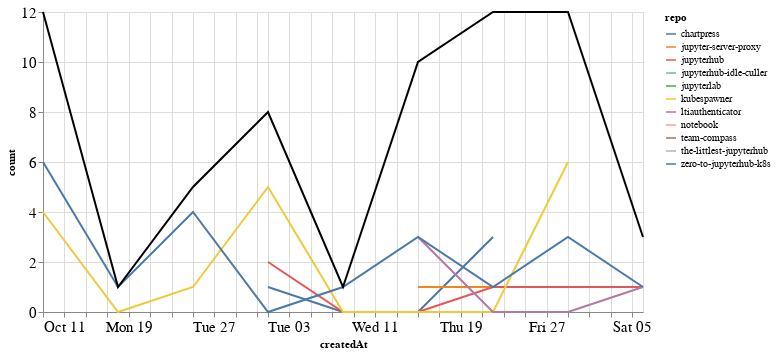

Here is the notebook cell this chart was saved with:
### Markdown cell above
### Comments

### Code cell
comments_time = comments.groupby('repo').resample('W', on='createdAt').count()['author'].reset_index()
comments_time = comments_time.rename(columns={'author': 'count'})
comments_time_total = comments_time.groupby('createdAt').agg({"count": "sum"}).reset_index()
ch1 = alt.Chart(comments_time, width=600).mark_line().encode(
    x='createdAt',
    y='count',
    color='repo',
    tooltip="repo"
)

ch2 = alt.Chart(comments_time_total, width=600).mark_line(color="black").encode(
    x='createdAt',
    y='count',
)

ch1 + ch2

### Figure 1 — Vega-Lite specification as saved in the notebook (floating-point values rounded to 4 significant figures)
{"config": {"axisLeft": {"labelFontSize": 15}, "axisBottom": {"labelFontSize": 15}}, "layer": [{"data": {"name": "data-f4292cdca5be86230d93089c442b8cbe"}, "mark": "line", "encoding": {"color": {"type": "nominal", "field": "repo"}, "tooltip": {"type": "nominal", "field": "repo"}, "x": {"type": "temporal", "field": "createdAt"}, "y": {"type": "quantitative", "field": "count"}}, "width": 600}, {"data": {"name": "data-92d93b4cffb2579732b32f5851ef2a01"}, "mark": {"type": "line", "color": "black"}, "encoding": {"x": {"type": "temporal", "field": "createdAt"}, "y": {"type": "quantitative", "field": "count"}}, "width": 600}], "$schema": "https://vega.github.io/schema/vega-lite/v4.8.1.json", "datasets": {"data-f4292cdca5be86230d93089c442b8cbe": [{"repo": "chartpress", "createdAt": "2020-11-01T00:00:00", "count": 1}, {"repo": "chartpress", "createdAt": "2020-11-08T00:00:00", "count": 0}, {"repo": "chartpress", "createdAt": "2020-11-15T00:00:00", "count": 0}, {"repo": "chartpress", "createdAt": "2020-11-22T00:00:00", "count": 3}, {"repo": "jupyter-server-proxy", "createdAt": "2020-11-15T00:00:00", "count": 1}, {"repo": "jupyter-server-proxy", "createdAt": "2020-11-22T00:00:00", "count": 1}, {"repo": "jupyterhub", "createdAt": "2020-11-01T00:00:00", "count": 2}, {"repo": "jupyterhub", "createdAt": "2020-11-08T00:00:00", "count": 0}, {"repo": "jupyterhub", "createdAt": "2020-11-15T00:00:00", "count": 0}, {"repo": "jupyterhub", "createdAt": "2020-11-22T00:00:00", "count": 1}, {"repo": "jupyterhub", "createdAt": "2020-11-29T00:00:00", "count": 1}, {"repo": "jupyterhub", "createdAt": "2020-12-06T00:00:00", "count": 1}, {"repo": "jupyterhub-idle-culler", "createdAt": "2020-11-15T00:00:00", "count": 3}, {"repo": "jupyterlab", "createdAt": "2020-11-22T00:00:00", "count": 5}, {"repo": "kubespawner", "createdAt": "2020-10-11T00:00:00", "count": 4}, {"repo": "kubespawner", "createdAt": "2020-10-18T00:00:00", "count": 0}, {"repo": "kubespawner", "createdAt": "2020-10-25T00:00:00", "count": 1}, {"repo": "kubespawner", "createdAt": "2020-11-01T00:00:00", "count": 5}, {"repo": "kubespawner", "createdAt": "2020-11-08T00:00:00", "count": 0}, {"repo": "kubespawner", "createdAt": "2020-11-15T00:00:00", "count": 0}, {"repo": "kubespawner", "createdAt": "2020-11-22T00:00:00", "count": 0}, {"repo": "kubespawner", "createdAt": "2020-11-29T00:00:00", "count": 6}, {"repo": "ltiauthenticator", "createdAt": "2020-11-15T00:00:00", "count": 3}, {"repo": "ltiauthenticator", "createdAt": "2020-11-22T00:00:00", "count": 0}, {"repo": "ltiauthenticator", "createdAt": "2020-11-29T00:00:00", "count": 0}, {"repo": "ltiauthenticator", "createdAt": "2020-12-06T00:00:00", "count": 1}, {"repo": "notebook", "createdAt": "2020-11-22T00:00:00", "count": 1}, {"repo": "team-compass", "createdAt": "2020-11-29T00:00:00", "count": 2}, {"repo": "the-littlest-jupyterhub", "createdAt": "2020-10-11T00:00:00", "count": 2}, {"repo": "zero-to-jupyterhub-k8s", "createdAt": "2020-10-11T00:00:00", "count": 6}, {"repo": "zero-to-jupyterhub-k8s", "createdAt": "2020-10-18T00:00:00", "count": 1}, {"repo": "zero-to-jupyterhub-k8s", "createdAt": "2020-10-25T00:00:00", "count": 4}, {"repo": "zero-to-jupyterhub-k8s", "createdAt": "2020-11-01T00:00:00", "count": 0}, {"repo": "zero-to-jupyterhub-k8s", "createdAt": "2020-11-08T00:00:00", "count": 1}, {"repo": "zero-to-jupyterhub-k8s", "createdAt": "2020-11-15T00:00:00", "count": 3}, {"repo": "zero-to-jupyterhub-k8s", "createdAt": "2020-11-22T00:00:00", "count": 1}, {"repo": "zero-to-jupyterhub-k8s", "createdAt": "2020-11-29T00:00:00", "count": 3}, {"repo": "zero-to-jupyterhub-k8s", "createdAt": "2020-12-06T00:00:00", "count": 1}], "data-92d93b4cffb2579732b32f5851ef2a01": [{"createdAt": "2020-10-11T00:00:00", "count": 12}, {"createdAt": "2020-10-18T00:00:00", "count": 1}, {"createdAt": "2020-10-25T00:00:00", "count": 5}, {"createdAt": "2020-11-01T00:00:00", "count": 8}, {"createdAt": "2020-11-08T00:00:00", "count": 1}, {"createdAt": "2020-11-15T00:00:00", "count": 10}, {"createdAt": "2020-11-22T00:00:00", "count": 12}, {"createdAt": "2020-11-29T00:00:00", "count": 12}, {"createdAt": "2020-12-06T00:00:00", "count": 3}]}}
